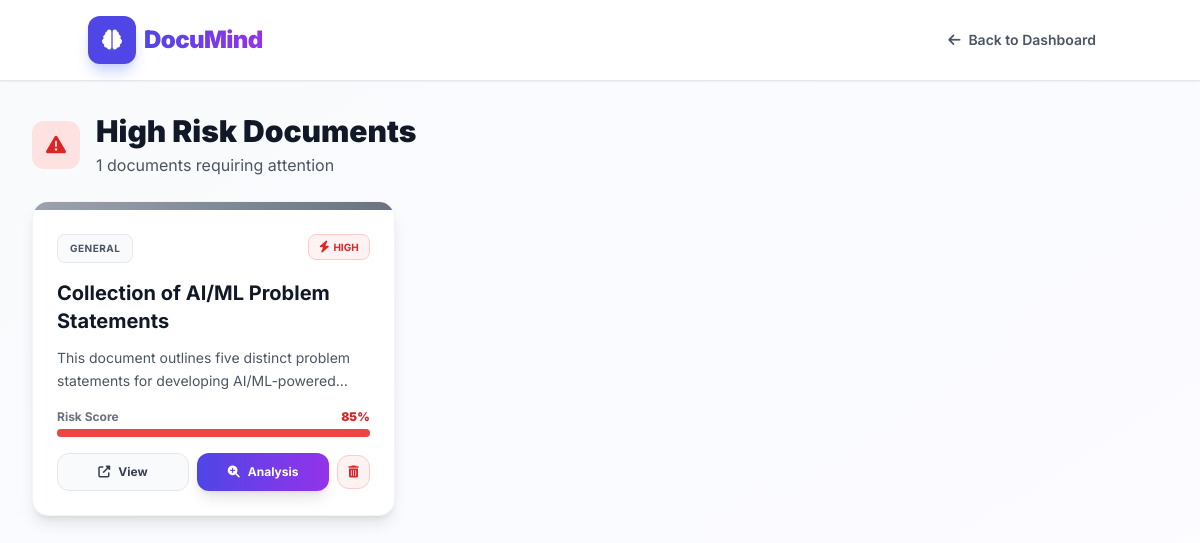
Screenshot of /dashboard/risk (signed in) with the database file from the repository.
### tables this page shows
CREATE TABLE documents (
                id INTEGER PRIMARY KEY AUTOINCREMENT,
                filename TEXT NOT NULL,
                url TEXT NOT NULL,
                uploader TEXT NOT NULL,
                upload_date TEXT NOT NULL,
                category TEXT,
                title TEXT,
                summary TEXT,
                risk_score INTEGER,
                tags TEXT,
                extracted_text TEXT,
                financial_value REAL DEFAULT 0.0,
                status TEXT DEFAULT 'Pending'
            );

### app.py (the view)
@app.route('/dashboard/risk')
def dashboard_risk():
    if 'user_id' not in session: return redirect('/')
    documents = []
    try:
        db = get_db()
        role = session.get('role')
        username = session.get('username')
        if role in ['Admin', 'Auditor']:
            rows = db.execute('''
                SELECT * FROM documents
                WHERE risk_score > 70
                ORDER BY risk_score DESC
            ''').fetchall()
        else:
            rows = db.execute('''
                SELECT * FROM documents
                WHERE uploader = ? AND risk_score > 70
                ORDER BY risk_score DESC
            ''', (username,)).fetchall()
        for row in rows:
            d = dict(row)
            d['risk_score'] = int(d.get('risk_score') or 0)
            d['financial_value'] = float(d.get('financial_value') or 0.0)
            d['formatted_money'] = "${:,.2f}".format(d['financial_value']) if d['financial_value'] > 0 else None
            raw_tags = d.get('tags', '')
            if raw_tags:
                clean = str(raw_tags).replace("'", "").replace('"', "").replace('[', '').replace(']', '')
                d['tag_list'] = [t.strip() for t in clean.split(',') if t.strip()]
            else:
                d['tag_list'] = []
            documents.append(d)
    except Exception as e:
        print(f"Error: {e}")
    return render_template('dashboard_detail.html',
                         docs=documents,
                         user=session,
                         title="High Risk Documents",
                         subtitle=f"{len(documents)} documents requiring attention",
                         icon="fa-exclamation-triangle",
                         color="red")

### app.py (called while the page is built)
def get_db():
    db = getattr(g, '_database', None)
    if db is None:
        db = g._database = sqlite3.connect(DATABASE)
        db.row_factory = sqlite3.Row
    return db

@app.teardown_appcontext
def close_connection(exception):
    db = getattr(g, '_database', None)
    if db is not None: db.close()

### templates/dashboard_detail.html (shortened to what this page needs)
<!DOCTYPE html>
<html lang="en">
  <head>
    <script src="https://cdn.tailwindcss.com"></script>
    <link
      href="https://cdnjs.cloudflare.com/ajax/libs/font-awesome/6.4.0/css/all.min.css"
      rel="stylesheet"
    />
  </head>
  <body class="bg-gradient-to-br from-gray-50 via-indigo-50/30 to-purple-50/30 text-slate-800 min-h-screen">
    <nav
      class="glass-nav border-b border-gray-200 sticky top-0 z-40 px-4 py-3 md:px-8 md:py-4 shadow-sm"
    >
      <div class="container mx-auto flex justify-between items-center">
        <a href="/dashboard" class="flex items-center gap-2 hover:opacity-80 transition">
          <div
            class="bg-indigo-600 text-white w-10 h-10 md:w-12 md:h-12 rounded-xl flex items-center justify-center shadow-lg shadow-indigo-200"
          >
            <i class="fas fa-brain text-lg md:text-xl"></i>
          </div>
          <div>
            <h1 class="text-xl md:text-2xl font-black tracking-tight bg-gradient-to-r from-indigo-600 to-purple-600 bg-clip-text text-transparent">
            </h1>
          </div>
        </a>
        <a
          href="/dashboard"
          class="flex items-center gap-2 text-gray-600 hover:text-indigo-600 px-4 py-2 rounded-lg hover:bg-indigo-50 transition font-semibold text-sm"
        >
          <i class="fas fa-arrow-left"></i>
          <span class="hidden md:inline">Back to Dashboard</span>
        </a>
      </div>
    </nav>
    <div class="container mx-auto px-4 md:px-8 py-6 md:py-8 max-w-7xl">
      <div class="mb-6 animate-fade-in">
        <div class="flex items-center gap-4 mb-2">
          <div class="w-12 h-12 rounded-xl flex items-center justify-center {% if color == 'green' %}bg-green-100{% elif color == 'red' %}bg-red-100{% elif color == 'yellow' %}bg-yellow-100{% else %}bg-gray-100{% endif %}">
            <i class="fas {{ icon }} text-xl {% if color == 'green' %}text-green-600{% elif color == 'red' %}text-red-600{% elif color == 'yellow' %}text-yellow-600{% else %}text-gray-600{% endif %}"></i>
          </div>
          <div>
            <h2 class="text-2xl md:text-3xl font-black text-gray-900">{{ title }}</h2>
            <p class="text-sm md:text-base text-gray-600 mt-1">{{ subtitle }}</p>
          </div>
        </div>
      </div>
      <div
        class="grid grid-cols-1 sm:grid-cols-2 lg:grid-cols-3 xl:grid-cols-4 gap-4 md:gap-6"
      >
        {% for doc in docs %}
        <div
          class="bg-white rounded-2xl shadow-lg border border-gray-100 p-0 overflow-hidden hover:shadow-2xl transition-all duration-300 transform hover:-translate-y-1 animate-fade-in"
        >
          <div
            class="h-2 w-full {% if doc.category=='Finance' %}bg-gradient-to-r from-green-500 to-emerald-500{% elif doc.category=='Legal' %}bg-gradient-to-r from-red-500 to-rose-500{% elif doc.category=='HR' %}bg-gradient-to-r from-blue-500 to-cyan-500{% elif doc.category=='Technical' %}bg-gradient-to-r from-purple-500 to-pink-500{% else %}bg-gradient-to-r from-gray-400 to-gray-500{% endif %}"
          ></div>
          <div class="p-5 md:p-6">
            <div class="flex justify-between items-start mb-4">
              <span
                class="px-3 py-1.5 bg-gray-50 border border-gray-200 text-[10px] font-bold uppercase text-gray-600 tracking-wider rounded-lg"
              >
                {{ doc.category }}
              </span>
              {% if doc.risk_score > 70 %}
              <div
                class="flex items-center gap-1 text-red-600 bg-red-50 px-2.5 py-1 rounded-lg border border-red-200"
              >
                <i class="fas fa-bolt text-xs"></i>
                <span class="text-[10px] font-bold">HIGH</span>
              </div>
              {% endif %}
            </div>
            <h3
              class="font-bold text-gray-900 text-lg md:text-xl leading-tight mb-3 line-clamp-2 min-h-[3rem]"
            >
              {{ doc.title }}
            </h3>
            <p class="text-sm text-gray-600 mb-4 line-clamp-2 min-h-[2.5rem] leading-relaxed">
              {{ doc.summary }}
            </p>
            {% if doc.risk_score and doc.risk_score|int > 0 %}
            {% set risk_score_int = doc.risk_score|int %}
            <div class="mb-4">
              <div class="flex justify-between items-center mb-1">
                <span class="text-xs font-bold text-gray-500">Risk Score</span>
                <span class="text-xs font-black {% if risk_score_int > 70 %}text-red-600{% elif risk_score_int > 40 %}text-yellow-600{% else %}text-green-600{% endif %}">{{ risk_score_int }}%</span>
              </div>
              <div class="w-full bg-gray-200 rounded-full h-2">
                <div
                  class="h-2 rounded-full {% if risk_score_int > 70 %}bg-red-500{% elif risk_score_int > 40 %}bg-yellow-500{% else %}bg-green-500{% endif %}"
                  style="width:  risk_percent "
                ></div>
              </div>
            </div>
            {% endif %}
            <div class="flex items-center justify-between mt-4 gap-2">
              <div class="grid grid-cols-2 gap-2 flex-1">
                <a
                  href="{{ doc.url }}"
                  target="_blank"
                  class="text-center py-2.5 rounded-xl bg-gray-50 hover:bg-gray-100 text-gray-700 text-xs font-bold transition border border-gray-200 flex items-center justify-center gap-2"
                >
                  <i class="fas fa-external-link-alt"></i>
                  View
                </a>
                <button
                  data-doc='{{ doc|tojson|safe }}'
                  onclick="openAnalysisFromButton(this)"
                  class="text-center py-2.5 rounded-xl bg-gradient-to-r from-indigo-600 to-purple-600 hover:from-indigo-700 hover:to-purple-700 text-white text-xs font-bold transition shadow-lg hover:shadow-xl transform hover:scale-105 flex items-center justify-center gap-2"
                >
                  <i class="fas fa-search-plus"></i>
                  Analysis
                </button>
              </div>
              <button
                onclick='deleteDocument({{ doc.id }}, "{{ doc.title|replace("'", "\\'")|replace('"', '\\"') }}")'
                class="p-2.5 rounded-xl bg-red-50 hover:bg-red-100 text-red-600 hover:text-red-700 text-xs font-bold transition border border-red-200 flex items-center justify-center group"
                title="Delete document"
              >
                <i class="fas fa-trash-alt"></i>
              </button>
            </div>
          </div>
        </div>
        {% endfor %}
      </div>
    </div>
  </body>
</html>

### templates/dashboard_detail.html (style rules this page uses)
body { font-family: "Inter", sans-serif; -webkit-tap-highlight-color: transparent; }
.glass-nav { background: rgba(255, 255, 255, 0.95); backdrop-filter: blur(10px); }
.animate-fade-in { animation: fadeIn 0.3s ease-out; }

### rows the page displays
documents: category "GENERAL", shows "HIGH", title "Collection of AI/ML Problem Statements", summary "This document outlines five distinct problem statements for developing…", risk_score "85"

### other values shown
{{ title }} "High Risk Documents"
{{ subtitle }} "1 documents requiring attention"
